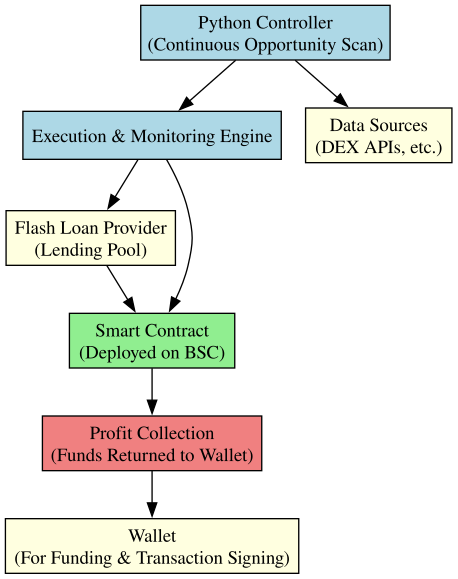

Here is the Python script that generated this plot:
from graphviz import Digraph

# Create a directed graph
diagram = Digraph(format="svg")
diagram.attr(rankdir="TB", size="10,10")

# Define nodes
diagram.node("PythonController", "Python Controller\n(Continuous Opportunity Scan)", shape="box", style="filled", fillcolor="lightblue")
diagram.node("ExecutionEngine", "Execution & Monitoring Engine", shape="box", style="filled", fillcolor="lightblue")
diagram.node("FlashLoanProvider", "Flash Loan Provider\n(Lending Pool)", shape="box", style="filled", fillcolor="lightyellow")
diagram.node("SmartContract", "Smart Contract\n(Deployed on BSC)", shape="box", style="filled", fillcolor="lightgreen")
diagram.node("DataSources", "Data Sources\n(DEX APIs, etc.)", shape="box", style="filled", fillcolor="lightyellow")
diagram.node("ProfitCollection", "Profit Collection\n(Funds Returned to Wallet)", shape="box", style="filled", fillcolor="lightcoral")
diagram.node("Wallet", "Wallet\n(For Funding & Transaction Signing)", shape="box", style="filled", fillcolor="lightyellow")

# Define edges
diagram.edge("PythonController", "ExecutionEngine")
diagram.edge("PythonController", "DataSources")
diagram.edge("ExecutionEngine", "FlashLoanProvider")
diagram.edge("ExecutionEngine", "SmartContract")
diagram.edge("FlashLoanProvider", "SmartContract")
diagram.edge("SmartContract", "ProfitCollection")
diagram.edge("ProfitCollection", "Wallet")

# Render and save
diagram_path = "./system_overview.svg"
diagram.render(diagram_path)
